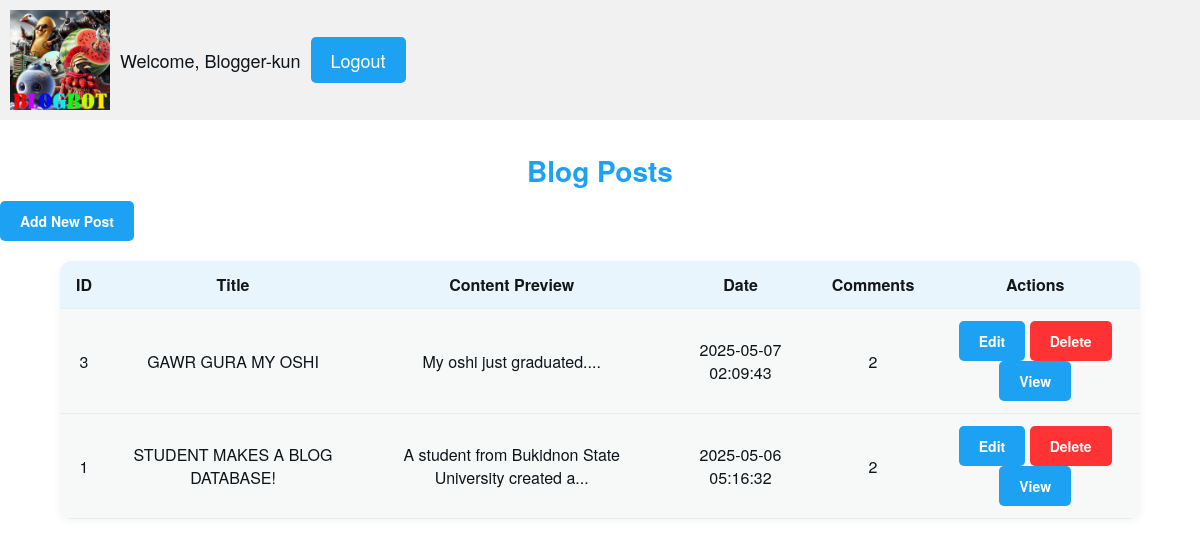
/index.php (signed in), run on the app's committed database.
### tables this page shows
CREATE TABLE `posts` (
  `id` int(11) NOT NULL,
  `title` varchar(255) NOT NULL,
  `content` text NOT NULL,
  `created_at` datetime DEFAULT current_timestamp(),
  `user_id` int(11) DEFAULT NULL
);

### index.php (the view, shortened to what this page needs)
<?php
include 'db.php';
$sql = "SELECT posts.*, COUNT(comments.id) as comment_count
        FROM posts
        LEFT JOIN comments ON posts.id = comments.post_id
        GROUP BY posts.id
        ORDER BY posts.created_at DESC";
$result = $conn->query($sql);
?>
<!DOCTYPE html>
<html>
<head>
    <link rel="stylesheet" href="style.css">
</head>
<body>
<div class="header">
    <img src="logo.png" alt="Logo">
    <p>Welcome, <?php echo htmlspecialchars($_SESSION['username']); ?>
        <a href="logout.php">Logout</a>
    </p>
</div>
<h2>Blog Posts</h2>
<a href="add.php" class="btn">Add New Post</a>
<table>
    <thead>
        <tr>
            <th>ID</th>
            <th>Title</th>
            <th>Content Preview</th>
            <th>Date</th>
            <th>Comments</th>
            <th>Actions</th>
        </tr>
    </thead>
    <tbody>
        <?php if ($result->num_rows > 0): ?>
            <?php while ($row = $result->fetch_assoc()): ?>
                <tr>
                    <td><?php echo $row['id']; ?></td>
                    <td><?php echo htmlspecialchars($row['title']); ?></td>
                    <td><?php echo htmlspecialchars(substr($row['content'], 0, 50)); ?>...</td>
                    <td><?php echo $row['created_at']; ?></td>
                    <td><?php echo $row['comment_count']; ?></td>
                    <td>
                        <a href="edit.php?id=<?php echo $row['id']; ?>" class="btn">Edit</a>
                        <a href="delete.php?id=<?php echo $row['id']; ?>" class="btn-delete" onclick="return confirm('Are you sure?');">Delete</a>
                        <a href="view.php?id=<?php echo $row['id']; ?>" class="btn">View</a>
                    </td>
                </tr>
            <?php endwhile; ?>
        <?php else: ?>
            <tr><td colspan="6">No posts found.</td></tr>
        <?php endif; ?>
    </tbody>
</table>
</body>
</html>

### style.css (style rules this page uses)
body { font-family: 'Segoe UI', Tahoma, Geneva, Verdana, sans-serif; background-color: #ffffff; color: #0f1419; margin: 0; padding: 0; }
h2 { text-align: center; font-weight: 700; margin: 30px 0 10px; font-size: 28px; color: #1da1f2; }
table { width: 90%; margin: 20px auto; border-collapse: collapse; background-color: #f7f9f9; border-radius: 12px; overflow: hidden; box-shadow: 0 2px 10px rgba(0, 0, 0, 0.05); }
th, td { padding: 12px 16px; text-align: center; border-bottom: 1px solid #e6ecf0; }
th { background-color: #e8f5fd; font-weight: bold; color: #14171a; }
.btn, .btn-delete { display: inline-block; padding: 8px 16px; font-size: 14px; font-weight: bold; border-radius: 9999px; text-align: center; cursor: pointer; transition: background-color 0.2s ease-in-out; border: none; text-decoration: none; }
.btn { background-color: #1da1f2; color: white; }
.btn-delete { background-color: #e0245e; color: white; }

### index.php (style rules this page uses)
body { font-family: "Helvetica Neue", Arial, sans-serif; }
.header { display: flex; justify-content: flex-start; align-items: center; padding: 10px; background-color: #f1f1f1; }
.header p { margin: 0; font-size: 18px; display: flex; align-items: center; }
.header a { text-decoration: none; color: white; padding: 10px 20px; background-color: #1DA1F2; border-radius: 5px; margin-left: 10px; }
.header img { width: 100px; margin-right: 10px; }
.btn { background-color: #1DA1F2; color: white; padding: 10px 20px; border-radius: 5px; text-decoration: none; }
.btn-delete { background-color: #FF3333; color: white; padding: 10px 20px; border-radius: 5px; text-decoration: none; }

### data on the page
posts: id "3", title "GAWR GURA MY OSHI", content "My oshi just graduated.", created_at "2025-05-07 02:09:43", comment_count "2"
posts: id "1", title "STUDENT MAKES A BLOG DATABASE!", content "A student from Bukidnon State University created a", created_at "2025-05-06 05:16:32", comment_count "2"

### other printed values
$_SESSION['username'] "Blogger-kun"
